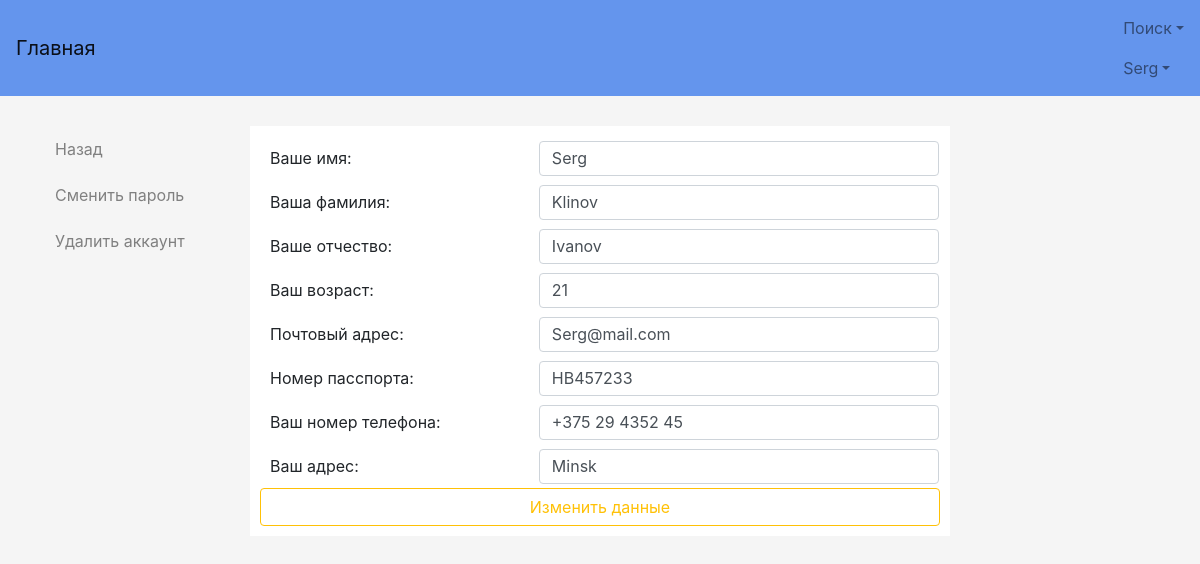
Before: /profile/editprofile (signed in) with the older database file.
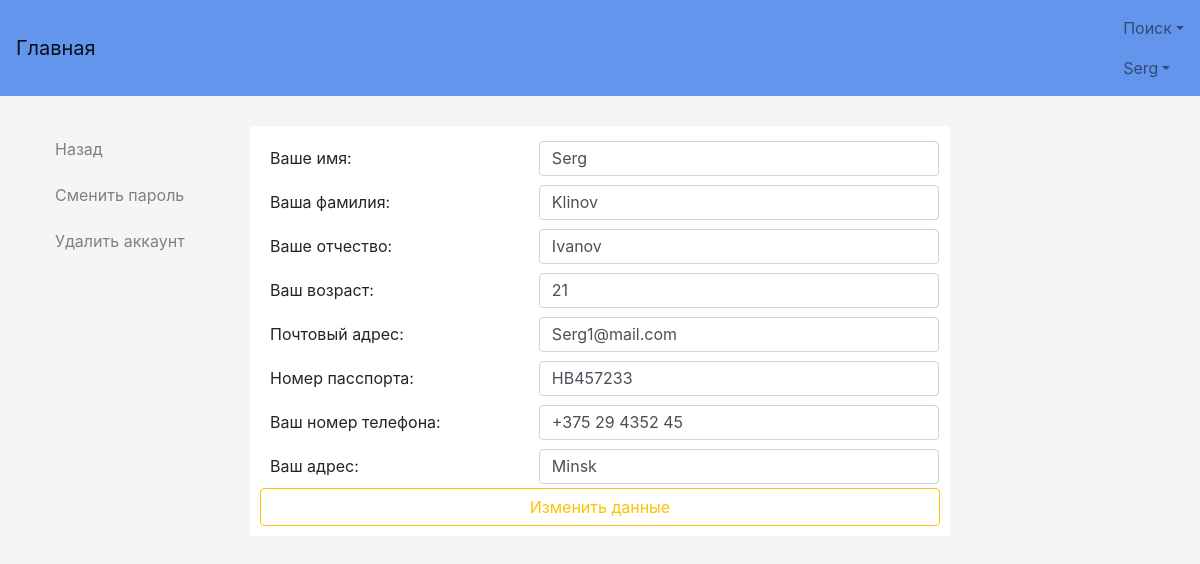
After: the same page with the newer database file.
### TOFI/models.py (models this page shows, shortened)
class MyUser(AbstractBaseUser):
    username = models.CharField(verbose_name='Логин', max_length=50, unique=True)
    password = models.CharField(verbose_name='Пароль', max_length=50)
    name = models.CharField(verbose_name='Имя', max_length=50)
    surname = models.CharField(verbose_name='Фамилия', max_length=50)
    last_name = models.CharField(verbose_name='Отчество', max_length=50)
    age = models.IntegerField(verbose_name='Возраст')
    passport_id = models.CharField(verbose_name='Номер паспорта', max_length=50)
    phone = models.CharField(verbose_name='Телефон', max_length=50)
    address = models.CharField(verbose_name='Адрес', max_length=50)
    email = models.CharField(verbose_name='Электронная почта', max_length=50, unique=True)
    taxpayer_account_number = models.IntegerField(verbose_name='УНН', null=True)
    license_field = models.CharField(verbose_name='Лицензия', max_length=50, null=True)
    ie = models.BooleanField(verbose_name='ИП', default=False)
    balance = models.FloatField(verbose_name='', default=0)
    user_card_id = models.ManyToManyField(UserCard, default=None)
    objects = MyUserManager()
    USERNAME_FIELD = 'username'
    REQUIRED_FIELDS = ['name', 'surname', 'last_name', 'age', 'passport_id', 'phone', 'address', 'email', 'ie']
    is_active = models.BooleanField(default=True)
    reason_block = models.CharField(max_length=100, null=True)
    is_admin = models.BooleanField(default=False)
    is_moder = models.BooleanField(default=False)
    wrong_password_number = models.IntegerField(default=0)

### user_profile/views.py (the view)
# urls.py: url(r'editprofile', views.edit_profile, name='EditProfile'),
def edit_profile(request):
    if request.user.is_anonymous:
        return HttpResponseRedirect("/login")
    error = ''
    class EditProfile(forms.Form):
        name = forms.CharField(label="Ваше имя:", max_length=50, required=True, initial=request.user.name,
                               validators=[RegexValidator('^[а-яА-Я]*$')])
        surname = forms.CharField(label="Ваша фамилия:", max_length=50, required=True, initial=request.user.surname,
                                  validators=[RegexValidator('^[а-яА-Я]*$')])
        last_name = forms.CharField(label="Ваше отчество:", max_length=50, required=True, initial=request.user.last_name,
                                    validators=[RegexValidator('^[а-яА-Я]*$')])
        age = forms.IntegerField(label="Ваш возраст:", required=True, initial=request.user.age,
                                 validators=[MaxValueValidator(100), MinValueValidator(18)])
        email = forms.CharField(label="Почтовый адрес:", max_length=50, required=True, initial=request.user.email,
                                validators=[EmailValidator()])
        passport_id = forms.CharField(label='Номер пасспорта:', max_length='9', min_length=9, required=True,
                                      validators=[RegexValidator('^[А-Я]{2,2}[0-9]{7,7}$')],
                                      initial=request.user.passport_id)
        phone = forms.CharField(label="Ваш номер телефона:", max_length=50, required=True, initial=request.user.phone,
                                validators=[RegexValidator('^\+[0-9\-\ ]*$')])
        address = forms.CharField(label="Ваш адрес:", max_length=50, required=True, initial=request.user.address,
                                  validators=[RegexValidator('^[0-9а-яА-Я/./,/;/ /-]*$')])
    if request.method == 'POST':
        form = EditProfile(request.POST)
        if form.is_valid():
            user = request.user
            user.email = form.cleaned_data['email']
            user.name = form.cleaned_data['name']
            user.surname = form.cleaned_data['surname']
            user.last_name = form.cleaned_data['last_name']
            user.age = form.cleaned_data['age']
            user.passport_id = form.cleaned_data['passport_id']
            user.phone = form.cleaned_data['phone']
            user.address = form.cleaned_data['address']
            try:
                models.MyUser.objects.get(
                    email=form.cleaned_data['email'],
                    name=form.cleaned_data['name'],
                    surname=form.cleaned_data['surname'],
                    last_name=form.cleaned_data['last_name'],
                    age=form.cleaned_data['age'],
                    passport_id=form.cleaned_data['passport_id'],
                    phone=form.cleaned_data['phone'],
                    address=form.cleaned_data['address']
                )
                return HttpResponseRedirect('/profile/editprofile')
            except models.MyUser.DoesNotExist:
                user.save()
                return render(request, 'Profile/EditProfileDone.html')
        else:
            err = form.errors.as_data()
            if 'phone' in err:
                error = 'Недопустимый номер телефона!'
            if 'username' in err:
                error = 'Пользователь с таким логином уже существует!'
            if 'name' in err:
                error = 'Недопустимые символы в поле Имя!'
            if 'surname' in err:
                error = 'Недопустимые символы в поле Фамилия!'
            if 'last_name' in err:
                error = 'Недопустимые символы в поле Отчество!'
            if 'age' in err:
                error = 'Недопустимые значение в поле Возраст!'
            if 'email' in err:
                error = 'Недопустимые значение в поле Email!'
            if 'address' in err:
                error = 'Недопустимые значение в поле Адрес!'
            if 'passport_id' in err:
                error = 'Недопустимые значение в поле Номер пасспорта!'
    else:
        form = EditProfile()
    return render(request, "Profile/EditProfile.html", {'form': form, 'error': error})

### TOFI/templates/Profile/EditProfile.html (shortened to what this page needs)
{% extends "base.html" %}
{% block content %}
    <table class="left">
        <tr>
            <td class="padding">
                <a class="btn button7 text-left form-control" href="{% url 'Profile' %}">Назад</a>
            </td>
        </tr>
        <tr>
            <td class="padding">
                <a class="btn button7 text-left form-control" href="{% url 'ChangePassword' %}">Сменить пароль</a>
            </td>
        </tr>
        <tr>
            <td class="padding">
                <a class="btn button7 text-left form-control" href="{% url 'DeleteMySelf' %}">Удалить аккаунт</a>
            </td>
        </tr>
    </table>
    <form method="POST" class="center">
        <table>
            {% for field in form %}
                <tr>
                    <td class="padding">{{ field.label }}</td>
                    <td>{{ field }}</td>
                </tr>
            {% endfor %}
        </table>
        <button type="submit" class="btn btn-outline-warning btn-block">Изменить данные</button>
    </form>
{% endblock %}

### TOFI/templates/base.html (shortened to what this page needs)
{% load staticfiles %}
<!DOCTYPE html>
<html lang="ru">
  <head>
      <link href="https://cdnjs.cloudflare.com/ajax/libs/twitter-bootstrap/4.0.0-alpha.5/css/bootstrap.min.css"
            rel="stylesheet">
      <link href="{% static 'style.css' %}" rel="stylesheet">
      <link href="http://ajax.googleapis.com/ajax/libs/jqueryui/1.8/themes/base/jquery-ui.css" rel="stylesheet"
            type="text/css"/>
      <link href="https://cdnjs.cloudflare.com/ajax/libs/bootstrap-datepicker/1.6.4/css/bootstrap-datepicker.min.css"
            rel="stylesheet" type="text/css">
      <link href="https://cdnjs.cloudflare.com/ajax/libs/bootstrap-datetimepicker/4.17.43/css/bootstrap-datetimepicker.min.css"
            rel="stylesheet" type="text/css">
  </head>
  <body>
  <nav class="navbar navbar-light">
      <a class="navbar-brand" href="{% url 'Main' %}">Главная</a>
      <ul class="nav navbar-nav">
          {% if request.user.is_anonymous %}
              <li class="nav-item active">
                  <a class="nav-link" href="{% url 'Registration' %}">Регистрация<span class="sr-only">(current)</span></a>
              </li>
              <li class="nav-item active">
                  <a class="nav-link" href="{% url 'Login' %}">Вход<span class="sr-only">(current)</span></a>
              </li>
            {% else %}
              <li class="nav-item dropdown">
                  <a class="nav-link dropdown-toggle" href="#" id="supportedContentDropdown" data-toggle="dropdown"
                     aria-haspopup="true" aria-expanded="false">Поиск</a>
              </li>
              <li class="nav-item dropdown">
                  <a class="nav-link dropdown-toggle" href="#" id="supportedContentDropdown" data-toggle="dropdown"
                     aria-haspopup="true" aria-expanded="false">{{ request.user.username }}</a>
              </li>
          {% endif %}
      </ul>
  </nav>
  <div class="main-body">
      <div class="container">
        {% block content %}
        {% endblock %}
    </div>
  </div>
  </body>
</html>

Changed rows visible on the page:
changed MyUser "Serg": email "Serg@mail.com" → "Serg1@mail.com"
